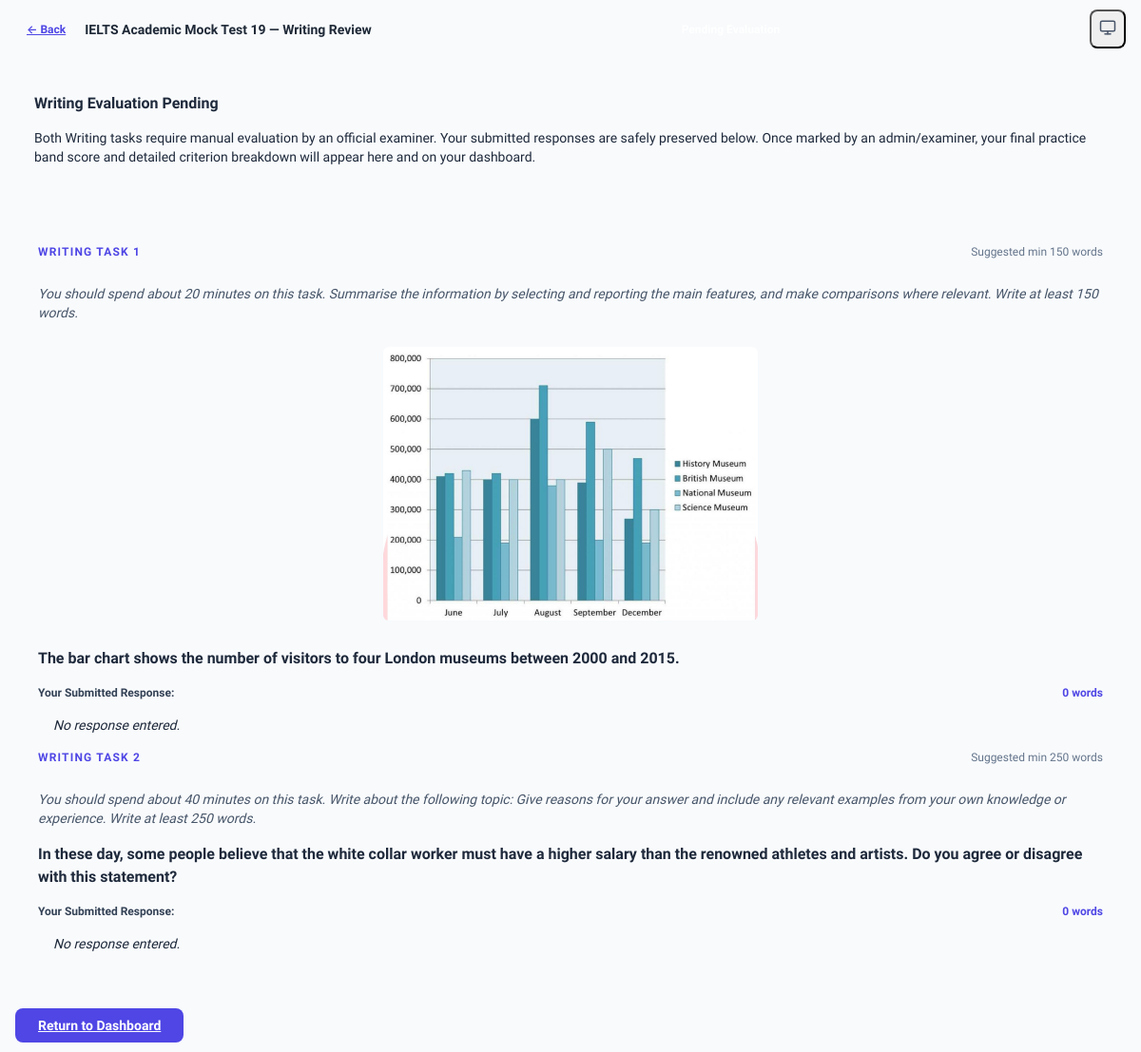
/exam/session/370/result/ (signed in), run on the app's committed database.
### bcl/models.py (models this page shows, shortened)
class IELTSMockTest(models.Model):
    title = models.CharField(max_length=255)
    description = models.TextField(blank=True)
    test_number = models.PositiveIntegerField(unique=True)
    is_published = models.BooleanField(default=False)
    created_at = models.DateTimeField(auto_now_add=True)
    updated_at = models.DateTimeField(auto_now=True)
    class Meta:
        ordering = ["test_number"]
        verbose_name = "IELTS Mock Test"
        verbose_name_plural = "IELTS Mock Tests"

class ExamModule(models.Model):
    class ModuleType(models.TextChoices):
        READING = "reading", "Reading"
        LISTENING = "listening", "Listening"
        WRITING = "writing", "Writing"
    mock_test = models.ForeignKey(IELTSMockTest, on_delete=models.CASCADE, related_name="modules")
    module_type = models.CharField(max_length=20, choices=ModuleType.choices)
    duration_minutes = models.PositiveIntegerField(default=60)
    instructions = models.TextField(blank=True)
    audio_file = models.FileField(
        upload_to="ielts/audio/",
        blank=True,
        null=True,
        help_text="Full continuous audio recording for this module (covers all parts/questions). If provided, this single audio will play continuously across all parts. If left blank, individual section audio files will be used instead.",
    )
    is_active = models.BooleanField(default=True)
    class Meta:
        ordering = ["mock_test", "module_type"]
        constraints = [models.UniqueConstraint(fields=["mock_test", "module_type"], name="unique_module_per_mock_test")]

class Question(models.Model):
    class QuestionType(models.TextChoices):
        MCQ = "mcq", "Multiple Choice"
        TRUE_FALSE_NOT_GIVEN = "tfng", "True / False / Not Given"
        YES_NO_NOT_GIVEN = "ynng", "Yes / No / Not Given"
        FILL_BLANK = "fill_blank", "Fill in the Blank"
        SHORT_ANSWER = "short_answer", "Short Answer"
        MATCHING = "matching", "Matching"
        MATCHING_INFORMATION = "matching_information", "Matching Information"
        MULTI_SELECT = "multi_select", "Multi-Select"
        MAP_LABELLING = "map_labelling", "Map / Diagram Labelling"
        ESSAY = "essay", "Writing Task"
    section = models.ForeignKey(ExamSection, on_delete=models.CASCADE, related_name="questions")
    question_type = models.CharField(max_length=30, choices=QuestionType.choices)
    question_text = models.TextField()
    question_instructions = models.TextField(
        blank=True,
        help_text="Optional instructions shown directly above this question.",
    )
    answer_count = models.PositiveIntegerField(
        default=1,
        help_text="Number of answer fields for fill-in-the-blank questions. Use ___ in the prompt for inline fields.",
    )
    image = models.ImageField(
        upload_to="ielts/questions/images/",
        blank=True,
        null=True,
        help_text="Optional figure or diagram image for this question.",
    )
    table_content = models.TextField(
        blank=True,
        help_text="Optional HTML or markdown table content for this question.",
    )
    order = models.PositiveIntegerField(default=1)
    marks = models.PositiveIntegerField(default=1)
    correct_answer = models.TextField(blank=True, help_text="Canonical answer for auto-marked questions. Leave blank for manually evaluated writing.")
    explanation = models.TextField(blank=True)
    passage_excerpt = models.TextField(
        blank=True,
        help_text="Exact excerpt from the passage used to highlight the text in the passage.",
    )
    answer_location = models.CharField(
        max_length=255,
        blank=True,
        help_text="Location in passage, e.g. 'Paragraph 1'.",
    )
    what_question_asks = models.TextField(
        blank=True,
        help_text="Analysis of what the question asks.",
    )
    what_passage_says = models.TextField(
        blank=True,
        help_text="Breakdown of relevant passage statement.",
    )
    why_answer = models.TextField(
        blank=True,
        help_text="Detailed justification of why this answer is correct.",
    )
    paraphrase = models.TextField(
        blank=True,
        help_text="Paraphrase mapping, e.g. question -> passage.",
    )
    tip = models.TextField(
        blank=True,
        help_text="Exam tip or trap alert.",
    )
    class Meta:
        ordering = ["order", "id"]
        constraints = [models.UniqueConstraint(fields=["section", "order"], name="unique_question_order_per_section")]

class CandidateAttempt(models.Model):
    class AttemptStatus(models.TextChoices):
        IN_PROGRESS = "in_progress", "In Progress"
        SUBMITTED = "submitted", "Submitted"
        AUTO_SUBMITTED = "auto_submitted", "Auto Submitted"
        EXPIRED = "expired", "Expired"
    candidate = models.ForeignKey(settings.AUTH_USER_MODEL, on_delete=models.PROTECT, related_name="ielts_attempts")
    module = models.ForeignKey(ExamModule, on_delete=models.PROTECT, related_name="attempts")
    full_mock = models.ForeignKey(
        FullMockAttempt,
        on_delete=models.SET_NULL,
        null=True,
        blank=True,
        related_name="module_attempts",
        help_text="Associated All-Module Full Mock Attempt if part of combined testing.",
    )
    status = models.CharField(max_length=20, choices=AttemptStatus.choices, default=AttemptStatus.IN_PROGRESS)
    started_at = models.DateTimeField(default=timezone.now)
    expires_at = models.DateTimeField(help_text="Server-authoritative exam deadline.")
    submitted_at = models.DateTimeField(blank=True, null=True)
    violation_count = models.PositiveIntegerField(default=0)
    raw_score = models.PositiveIntegerField(blank=True, null=True)
    band_score = models.DecimalField(
        max_digits=3, decimal_places=1,
        validators=[MinValueValidator(Decimal("0.0")), MaxValueValidator(Decimal("9.0"))],
        blank=True, null=True,
    )
    answers_payload = models.JSONField(
        default=dict,
        blank=True,
        help_text="Stores candidate submitted answers payload (e.g. for HTML-based Listening modules).",
    )
    class Meta:
        ordering = ["-started_at"]

### bcl/exam_views.py (the view, shortened to what this page needs)
# urls.py: path("exam/session/<int:attempt_id>/result/", exam_views.exam_result, name="exam_result"),
@login_required
@require_GET
def exam_result(request, attempt_id):
    if request.user.is_staff or request.user.is_superuser:
        attempt = get_object_or_404(
            CandidateAttempt.objects.select_related("module", "module__mock_test", "candidate"),
            pk=attempt_id,
        )
    else:
        attempt = get_candidate_attempt(request, attempt_id)
    attempt = expire_attempt_if_needed(attempt)
    if attempt.status == CandidateAttempt.AttemptStatus.IN_PROGRESS and not (request.user.is_staff or request.user.is_superuser):
        return redirect("bcl:exam_session", attempt_id=attempt.pk)
    module = attempt.module
    mock_test = module.mock_test
    module_type = module.module_type
    next_module_url = ""
    next_module_label = ""
    if attempt.full_mock_id and module_type == ExamModule.ModuleType.READING:
        next_module_url = reverse("bcl:mock_writing", args=[mock_test.pk])
        next_module_label = "Go to Writing Module"
    time_taken_str = "00:00"
    if attempt.submitted_at and attempt.started_at:
        seconds = max(0, int((attempt.submitted_at - attempt.started_at).total_seconds()))
        m = seconds // 60
        s = seconds % 60
        time_taken_str = f"{m:02d}:{s:02d}"
    task_evaluations = (
        list(attempt.task_evaluations.select_related("examiner", "question").order_by("task_number"))
        if module_type == ExamModule.ModuleType.WRITING else []
    )
    if module_type == ExamModule.ModuleType.WRITING:
        total_marks = sum(
            Question.objects.filter(section__module=module).values_list("marks", flat=True)
        )
        sections = list(module.sections.order_by("order", "pk").prefetch_related("questions"))
        writing_task_numbers = {
            question.pk: task_number
            for task_number, question in enumerate(get_writing_task_questions(module), start=1)
        }
        answers = {
            a.question_id: a for a in CandidateAnswer.objects.filter(attempt=attempt)
        }
        sections_data = []
        for section in sections:
            questions_data = []
            for q in section.questions.order_by("order"):
                q.writing_task_number = writing_task_numbers.get(q.pk, q.order)
                ans = answers.get(q.pk)
                ans_text = ans.answer_text if ans else ""
                words = len(ans_text.strip().split()) if ans_text.strip() else 0
                questions_data.append({
                    "question": q,
                    "answer_text": ans_text,
                    "word_count": words,
                })
            sections_data.append({
                "section": section,
                "questions": questions_data,
            })
        return render(request, "exam/result.html", {
            "attempt": attempt,
            "module": module,
            "mock_test": mock_test,
            "module_type": module_type,
            "time_taken": time_taken_str,
            "total_marks": total_marks,
            "task_evaluations": task_evaluations,
            "sections_data": sections_data,
            "is_evaluated": len(task_evaluations) == 2,
            "next_module_url": next_module_url,
            "next_module_label": next_module_label,
        })

### templates/exam/result.html (shortened to what this page needs)
{% load static %}
<!DOCTYPE html>
<html lang="en">
<head>
    <link rel="stylesheet" href="{% static 'css/exam.css' %}">
    <link rel="stylesheet" href="{% static 'css/theme.css' %}">
</head>
<body class="antialiased select-text">
<div class="flex flex-col h-screen overflow-hidden">
    <header class="flex items-center justify-between px-4 sm:px-8 lg:px-12 py-2.5 bg-gradient-to-b from-blue-50 via-indigo-50 to-purple-50/95 backdrop-blur-xl dark:bg-[#2B2B2B] dark:from-[#2B2B2B] dark:via-[#2B2B2B] dark:to-[#2B2B2B] border-b border-indigo-200 dark:border-zinc-700 shadow-xs shrink-0 z-10">
        <div class="flex items-center gap-2 min-w-0">
            {% if request.user.is_staff %}
            <a href="{% url 'admin:index' %}" class="flex items-center gap-1.5 px-3 py-1.5 rounded-lg text-xs font-semibold text-indigo-700 bg-indigo-50 border border-indigo-200 hover:bg-indigo-100 dark:bg-indigo-900/30 dark:text-indigo-300 dark:border-indigo-800 transition-colors shrink-0">
                &larr; Admin
            </a>
            {% else %}
            <a href="{% url 'bcl:dashboard' %}" class="flex items-center gap-1.5 px-3 py-1.5 rounded-lg text-xs font-semibold text-indigo-600 dark:text-indigo-400 border border-indigo-200 dark:border-indigo-800 hover:bg-indigo-50 dark:hover:bg-indigo-900/30 transition-colors shrink-0">
                &larr; Back
            </a>
            {% endif %}
            <span class="text-sm font-semibold text-gray-800 dark:text-[#E1E1E1] truncate max-w-[200px] sm:max-w-xs lg:max-w-md">
                {{ mock_test.title }} &mdash; {{ module.get_module_type_display }} Review
            </span>
        </div>
        <div class="flex items-center gap-2 sm:gap-4">
            <div class="flex items-center gap-2 sm:gap-3 text-xs sm:text-sm font-medium">
                {% if module_type == 'writing' %}
                    {% if is_evaluated %}
                        <span class="px-2.5 py-0.5 bg-emerald-600 text-white rounded-full text-xs sm:text-sm font-bold">Band {{ attempt.band_score }}</span>
                        <span class="text-emerald-600 dark:text-emerald-400 font-bold hidden sm:inline">&check; Evaluated</span>
                    {% else %}
                        <span class="px-2.5 py-0.5 bg-amber-500 text-white rounded-full text-xs sm:text-sm font-bold">Pending Evaluation</span>
                    {% endif %}
                {% endif %}
            </div>
        </div>
        <div class="flex items-center gap-2 shrink-0">
            <button id="themeToggleBtn" type="button" class="p-2 rounded-lg text-gray-600 dark:text-[#BFBFBF] hover:bg-gray-100 dark:hover:bg-[#444444] transition-colors" title="Theme: Device / System (click for Light)" aria-label="Theme mode: Device default">
            </button>
        </div>
    </header>
    {% if module_type == 'writing' %}
    <div class="flex-1 overflow-y-auto p-4 sm:p-6 lg:p-8 bg-slate-50 dark:bg-[#222222]">
        <div class="max-w-4xl mx-auto space-y-6">
            {% if not is_evaluated %}
            <div class="p-5 rounded-xl bg-amber-50 dark:bg-amber-950/40 border border-amber-200 dark:border-amber-800 text-amber-900 dark:text-amber-200">
                <div class="flex items-center gap-2 mb-1">
                    <span class="text-base font-bold">Writing Evaluation Pending</span>
                </div>
                <p class="text-sm leading-relaxed">
                    Both Writing tasks require manual evaluation by an official examiner. Your submitted responses are safely preserved below. Once marked by an admin/examiner, your final practice band score and detailed criterion breakdown will appear here and on your dashboard.
                </p>
            </div>
            {% endif %}
            {% for s_data in sections_data %}
            <section class="p-6 rounded-xl bg-white dark:bg-zinc-800 border border-slate-200 dark:border-zinc-700 shadow-2xs space-y-4">
                {% for q_data in s_data.questions %}
                    <div class="flex items-center justify-between border-b border-slate-100 dark:border-zinc-700 pb-3">
                        <span class="text-xs font-bold text-indigo-600 dark:text-indigo-400 uppercase tracking-widest">Writing Task {{ q_data.question.writing_task_number }}</span>
                        <span class="text-xs text-slate-500 font-medium">{% if q_data.question.writing_task_number == 1 %}Suggested min 150 words{% elif q_data.question.writing_task_number == 2 %}Suggested min 250 words{% endif %}</span>
                    </div>
                    {% if q_data.question.question_instructions %}
                    <p class="text-sm text-slate-600 dark:text-slate-300 italic">{{ q_data.question.question_instructions }}</p>
                    {% endif %}
                    {% if q_data.question.image %}
                    <div class="p-3 rounded-lg border border-slate-200 dark:border-zinc-700 bg-slate-50 dark:bg-zinc-900 flex flex-col items-center">
                        <img src="{% url 'bcl:review_question_media' attempt.pk q_data.question.pk %}" alt="Question illustration" class="max-h-72 object-contain rounded-md">
                    </div>
                    {% endif %}
                    <h3 class="text-base font-semibold text-slate-800 dark:text-white question-prompt whitespace-pre-line">{{ q_data.question.question_text }}</h3>
                    <div class="mt-3">
                        <div class="flex items-center justify-between mb-1.5">
                            <label class="text-xs font-bold text-slate-700 dark:text-slate-300">Your Submitted Response:</label>
                            <span class="text-xs font-semibold text-indigo-600 dark:text-indigo-400">{{ q_data.word_count }} words</span>
                        </div>
                        <div class="p-4 rounded-lg bg-slate-50 dark:bg-zinc-900 border border-slate-200 dark:border-zinc-700 text-sm leading-relaxed text-slate-800 dark:text-slate-200 whitespace-pre-wrap">
                            {% if q_data.answer_text %}{{ q_data.answer_text }}{% else %}<em class="text-slate-400">No response entered.</em>{% endif %}
                        </div>
                    </div>
                {% endfor %}
            </section>
            {% endfor %}
            <div class="text-center pt-4">
                <a href="{% url 'bcl:dashboard' %}" class="inline-flex items-center gap-1.5 px-6 py-2.5 rounded-lg bg-indigo-600 hover:bg-indigo-700 text-white font-semibold text-sm transition-colors shadow-xs">
                    Return to Dashboard
                </a>
            </div>
        </div>
    </div>
    {% endif %}
</div>
</body>
</html>

### data on the page
IELTSMockTest: title "IELTS Academic Mock Test 19"
ExamModule: module_type "Writing"
Question: question.writing_task_number "1", shows "Suggested min 150 words", question.question_instructions "You should spend about 20 minutes on this task. Summarise the information by selecting and reporting the main features, and make comparisons where relevant. Write at least 150 words.", id (picture), question.question_text "The bar chart shows the number of visitors to four London museums between 2000 and 2015.", word_count "0"
Question: question.writing_task_number "2", shows "Suggested min 250 words", question.question_instructions "You should spend about 40 minutes on this task. Write about the following topic: Give reasons for your answer and include any relevant examples from your own knowledge or experience. Write at least 250 words.", question.question_text "In these day, some people believe that the white collar worker must have a higher salary than the renowned athletes and artists. Do you agree or disagree with this statement?", word_count "0"
